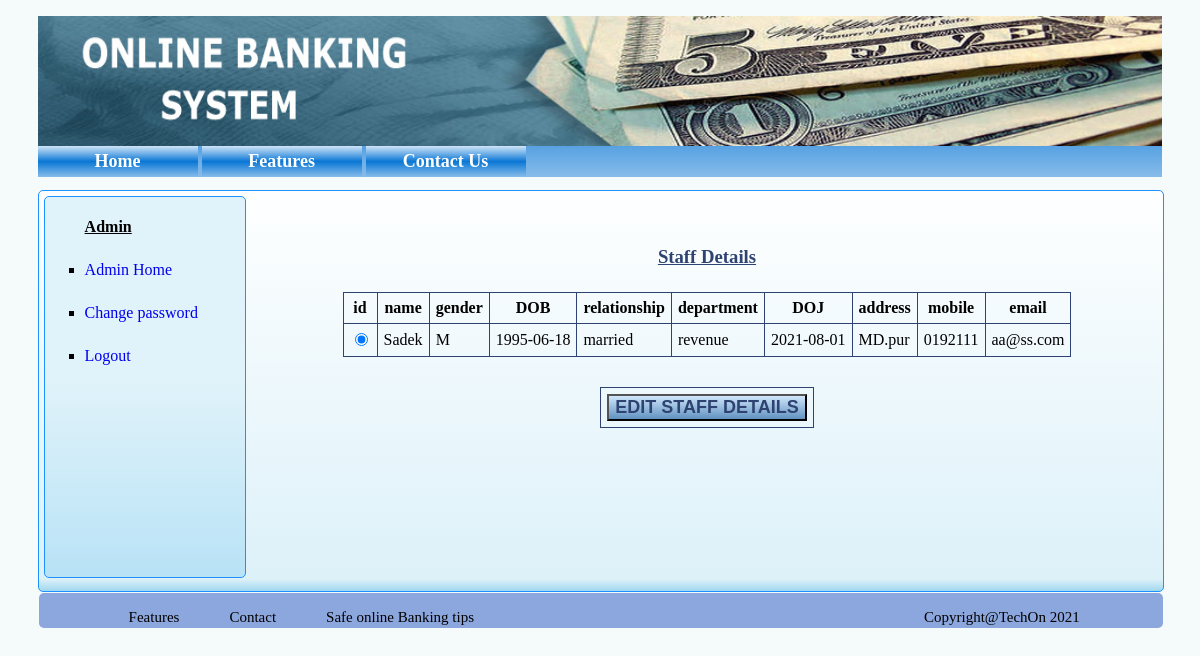
The app's page /display_staff.php (signed in) with its own data.
### tables this page shows
CREATE TABLE `staff` (
  `id` int(5) NOT NULL,
  `name` varchar(255) NOT NULL,
  `dob` date NOT NULL,
  `relationship` varchar(255) NOT NULL,
  `department` varchar(255) NOT NULL,
  `doj` date NOT NULL,
  `address` varchar(255) NOT NULL,
  `mobile` varchar(11) NOT NULL,
  `email` varchar(255) NOT NULL,
  `pwd` varchar(32) NOT NULL,
  `gender` char(1) NOT NULL,
  `lastlogin` datetime NOT NULL
);

### display_staff.php (the view, shortened to what this page needs)
<!DOCTYPE html>
<?php
include '_inc/dbconn.php';
$result = $conn->query("SELECT * FROM `staff`");
$sql_min = $conn->query("SELECT MIN(id) from staff");
$rws_min = mysqli_fetch_array($sql_min);
?>
<!DOCTYPE html>
<html>
    <head>
        <link rel="stylesheet" href="newcss.css">
    </head>
    <?php include 'header.php' ?>
    <div class="displaystaff_content">
       <?php include 'admin_navbar.php'?>
                    <div class="displaystaff">
                <form action="editstaff.php" method="POST">
                    <table align="center">
                        <caption align='center' style='color:#2E4372'><h3><u>Staff Details</u></h3></caption>
                        <th>id</th>
                        <th>name</th>
                        <th>gender</th>
                        <th>DOB</th>
                        <th>relationship</th>
                        <th>department</th>
                        <th>DOJ</th>
                        <th>address</th>
                        <th>mobile</th>
                        <th>email</th>
                        <?php
                        while($rws = mysqli_fetch_array($result)){
                            echo "<tr><td><input type='radio' name='staff_id' value=".$rws[0];
                            if($rws[0]==$rws_min[0]) echo' checked';
                            echo " /></td>";
                            echo "<td>".$rws[1]."</td>";
                            echo "<td>".$rws[10]."</td>";
                            echo "<td>".$rws[2]."</td>";
                            echo "<td>".$rws[3]."</td>";
                            echo "<td>".$rws[4]."</td>";
                            echo "<td>".$rws[5]."</td>";
                            echo "<td>".$rws[6]."</td>";
                            echo "<td>".$rws[7]."</td>";
                            echo "<td>".$rws[8]."</td>";
                            echo "</tr>";
                        }
                        ?>
                    </table>
                    <table align="center" id='button'>
                        <tr>
                            <td><input type="submit" name="submit1_id" value="EDIT STAFF DETAILS" class='addstaff_button' ></td>
                        </tr>
                    </table>
                    </form>
</div>
          <?php include 'footer.php';?>
    </body>
</html>

### newcss.css (style rules this page uses)
body { background-color:#F9F6F4; background-color:#F5FAFA; font-family:verdana; }
.left_panel p,h3 { padding:6px; }
.right_panel p,h3 { padding:6px; }
.addstaff_button { background: linear-gradient(to bottom, rgba(207,231,250,1) 0%,rgba(99,147,193,1) 98%,rgba(99,147,193,1) 100%); font-size:18px; color:#2E4372; font-weight: bold; cursor:pointer; }
.displaystaff_content { height:400px; width:100%; border:1px solid dodgerblue; border-radius:5px; background: linear-gradient(to bottom, rgba(254,255,255,1) 0%,rgba(221,241,249,1) 97%,rgba(160,216,239,1) 100%); }
.displaystaff_content table { margin-top:30px; }

### display_staff.php (style rules this page uses)
.displaystaff_content table,th,td { padding:6px; border: 1px solid #2E4372; border-collapse: collapse; }
#button { border:none; }

### records on screen
staff: staff_id "☑", name "Sadek", gender "M", dob "1995-06-18", relationship "married", department "revenue", doj "2021-08-01", address "MD.pur", mobile "0192111", email "aa@ss.com"
